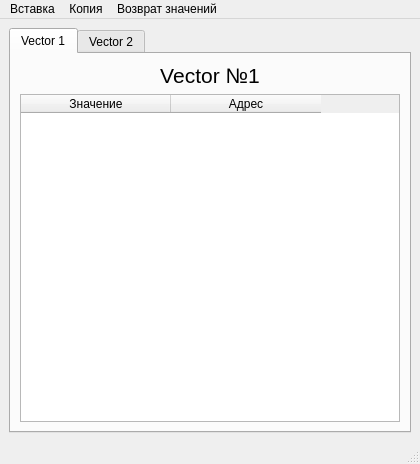
<?xml version="1.0" encoding="UTF-8"?>
<ui version="4.0">
 <class>MainWindow</class>
 <widget class="QMainWindow" name="MainWindow">
  <property name="geometry">
   <rect>
    <x>0</x>
    <y>0</y>
    <width>420</width>
    <height>464</height>
   </rect>
  </property>
  <property name="windowTitle">
   <string>MainWindow</string>
  </property>
  <widget class="QWidget" name="centralwidget">
   <layout class="QGridLayout" name="gridLayout">
    <item row="0" column="1" rowspan="3">
     <widget class="QTabWidget" name="tabWidget">
      <property name="currentIndex">
       <number>0</number>
      </property>
      <property name="tabBarAutoHide">
       <bool>false</bool>
      </property>
      <widget class="QWidget" name="tab">
       <attribute name="title">
        <string>Vector 1</string>
       </attribute>
       <layout class="QVBoxLayout" name="verticalLayout">
        <item>
         <widget class="QLabel" name="label">
          <property name="font">
           <font>
            <pointsize>16</pointsize>
           </font>
          </property>
          <property name="text">
           <string>Vector&lt;long long&gt; №1</string>
          </property>
          <property name="alignment">
           <set>Qt::AlignCenter</set>
          </property>
         </widget>
        </item>
        <item>
         <widget class="QTableWidget" name="tableWidget">
          <property name="editTriggers">
           <set>QAbstractItemView::NoEditTriggers</set>
          </property>
          <attribute name="horizontalHeaderDefaultSectionSize">
           <number>150</number>
          </attribute>
          <column>
           <property name="text">
            <string>Значение</string>
           </property>
          </column>
          <column>
           <property name="text">
            <string>Адрес</string>
           </property>
          </column>
         </widget>
        </item>
       </layout>
      </widget>
      <widget class="QWidget" name="tab_2">
       <attribute name="title">
        <string>Vector 2</string>
       </attribute>
       <layout class="QVBoxLayout" name="verticalLayout_2">
        <item>
         <widget class="QLabel" name="label_2">
          <property name="font">
           <font>
            <pointsize>16</pointsize>
           </font>
          </property>
          <property name="text">
           <string>Vector&lt;long long&gt; №2</string>
          </property>
          <property name="alignment">
           <set>Qt::AlignCenter</set>
          </property>
         </widget>
        </item>
        <item>
         <widget class="QTableWidget" name="tableWidget_2">
          <property name="editTriggers">
           <set>QAbstractItemView::NoEditTriggers</set>
          </property>
          <attribute name="horizontalHeaderDefaultSectionSize">
           <number>150</number>
          </attribute>
          <column>
           <property name="text">
            <string>Значение</string>
           </property>
          </column>
          <column>
           <property name="text">
            <string>Адрес</string>
           </property>
          </column>
         </widget>
        </item>
       </layout>
      </widget>
     </widget>
    </item>
   </layout>
  </widget>
  <widget class="QStatusBar" name="statusbar"/>
  <widget class="QMenuBar" name="menubar">
   <property name="geometry">
    <rect>
     <x>0</x>
     <y>0</y>
     <width>420</width>
     <height>24</height>
    </rect>
   </property>
   <widget class="QMenu" name="menu_2">
    <property name="title">
     <string>Возврат значений</string>
    </property>
    <addaction name="action_capacity"/>
    <addaction name="action_size"/>
    <addaction name="action_empty"/>
    <addaction name="action_maxSize"/>
   </widget>
   <widget class="QMenu" name="menu_3">
    <property name="title">
     <string>Вставка</string>
    </property>
    <addaction name="action_2"/>
    <addaction name="separator"/>
    <addaction name="action_insert"/>
    <addaction name="action_emplace"/>
    <addaction name="action_12"/>
    <addaction name="action_"/>
    <addaction name="separator"/>
    <addaction name="action_erase"/>
    <addaction name="action_clear"/>
    <addaction name="action_13"/>
   </widget>
   <widget class="QMenu" name="menu_4">
    <property name="title">
     <string>Копия</string>
    </property>
    <addaction name="action_assign"/>
    <addaction name="action_swap"/>
   </widget>
   <addaction name="menu_3"/>
   <addaction name="menu_4"/>
   <addaction name="menu_2"/>
  </widget>
  <action name="action_2">
   <property name="enabled">
    <bool>false</bool>
   </property>
   <property name="text">
    <string>Вставка</string>
   </property>
  </action>
  <action name="action_insert">
   <property name="text">
    <string>Вставка элементов</string>
   </property>
   <property name="shortcut">
    <string>Ctrl+V</string>
   </property>
  </action>
  <action name="action_4">
   <property name="text">
    <string>Вставка в конец</string>
   </property>
  </action>
  <action name="action_emplace">
   <property name="text">
    <string>Вставка п.п. конструктора</string>
   </property>
  </action>
  <action name="action_6">
   <property name="text">
    <string>Вставка п.п. конструктора в конец</string>
   </property>
  </action>
  <action name="action_">
   <property name="enabled">
    <bool>false</bool>
   </property>
   <property name="text">
    <string>Удаление</string>
   </property>
  </action>
  <action name="action_erase">
   <property name="text">
    <string>Удаление элементов</string>
   </property>
   <property name="shortcut">
    <string>Ctrl+Z</string>
   </property>
  </action>
  <action name="action_12">
   <property name="enabled">
    <bool>false</bool>
   </property>
   <property name="text">
    <string/>
   </property>
  </action>
  <action name="action_13">
   <property name="enabled">
    <bool>false</bool>
   </property>
   <property name="text">
    <string/>
   </property>
  </action>
  <action name="action_constrDef">
   <property name="text">
    <string>Размер + элемент для копии</string>
   </property>
  </action>
  <action name="action_constrinList">
   <property name="text">
    <string>Элементы</string>
   </property>
  </action>
  <action name="action_clear">
   <property name="text">
    <string>Очистка</string>
   </property>
  </action>
  <action name="action_assign">
   <property name="text">
    <string>Сплагиатить</string>
   </property>
   <property name="shortcut">
    <string>Ctrl+D</string>
   </property>
  </action>
  <action name="action_swap">
   <property name="text">
    <string>Обмен</string>
   </property>
   <property name="shortcut">
    <string>Ctrl+S</string>
   </property>
  </action>
  <action name="action_capacity">
   <property name="text">
    <string>Объем памяти</string>
   </property>
  </action>
  <action name="action_size">
   <property name="text">
    <string>Размер</string>
   </property>
  </action>
  <action name="action_empty">
   <property name="text">
    <string>Пустой ли</string>
   </property>
  </action>
  <action name="action_maxSize">
   <property name="text">
    <string>Максимальный размер</string>
   </property>
  </action>
 </widget>
 <resources/>
 <connections/>
</ui>
